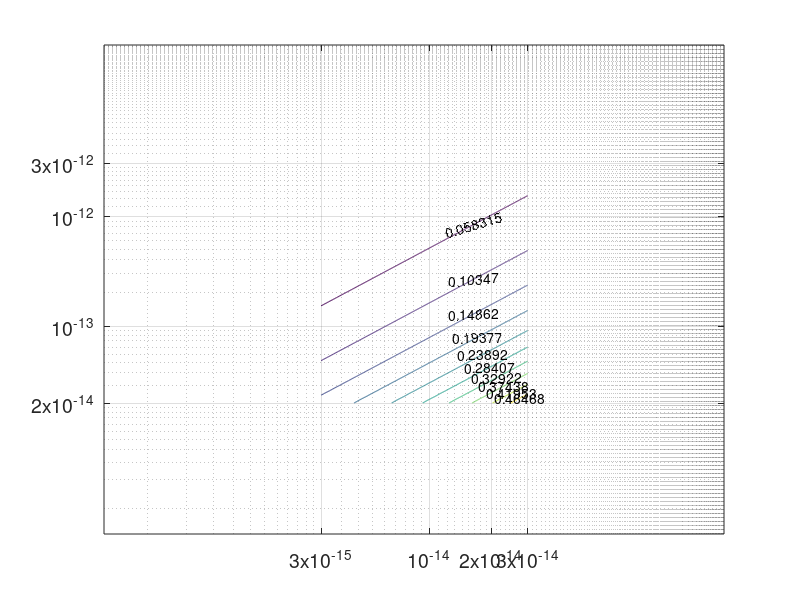

Source code (MATLAB): (Note: this script raises an error after producing the figure.)
clc;close all; clear
h = 48;
b = 277;
k_ = linspace(3e-15, 3e-14,1000);
% k_ = 3e-14;
k = linspace(2e-14, 3e-12,1000);
for i = 1 : length(k)
    for j = 1 : length(k_)
        results(i,j) = sqrt(h*k_(j)/b/k(i));
    end
end

[K_, K] = meshgrid(k_, k);

[M,c] = contour(K_,K, results,'ShowText','on');
% plot(k,results)

set(gca, 'XScale', 'log');
set(gca, 'YScale', 'log');
xticks([3e-15,1e-14,2e-14,3e-14])
yticks([2e-14,1e-13,1e-12, 3e-12])

%修饰
grid on
ax = gca;
set(ax, 'FontSize', 14);
ax.XAxis.TickLabelInterpreter = 'latex';
ax.YAxis.TickLabelInterpreter = 'latex';

c.LineWidth = 1;
c.LineStyle = '-';
c.EdgeColor = 'k';
clabel(M,c, 'FontSize', 12, 'FontWeight', 'bold','interpreter','latex');
title2 = ["$h=48m, b=277m$"];
title(title2,'FontSize',14,'interpreter','latex', 'FontWeight', 'bold');
    xlabel('$Permeability\ of\ overlaying\ layer[m^{2}]$','FontSize',14,'Interpreter', 'latex', 'FontWeight', 'bold','FontAngle','normal')
    ylabel('$Permeability\ of\ target\ reservoir[m^{2}]$','FontSize',14,'Interpreter', 'latex', 'FontWeight', 'bold','FontAngle','normal')